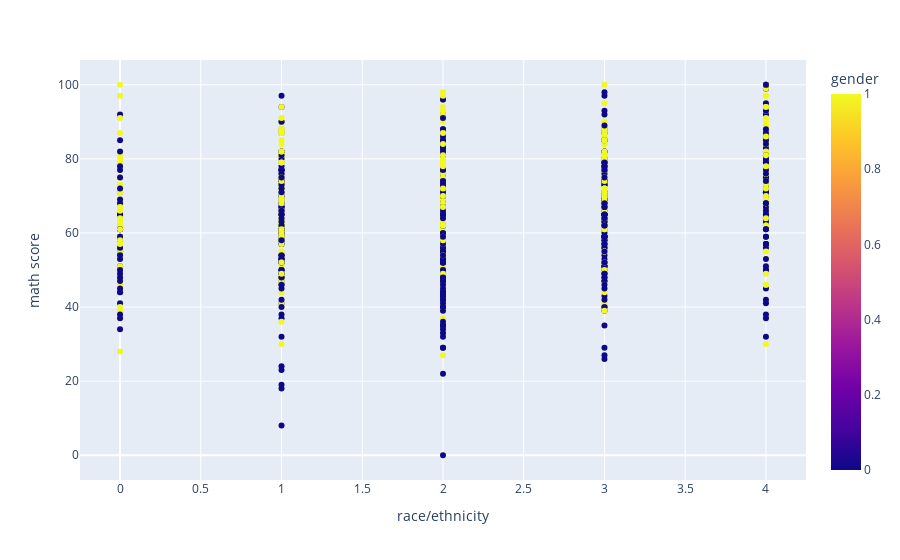
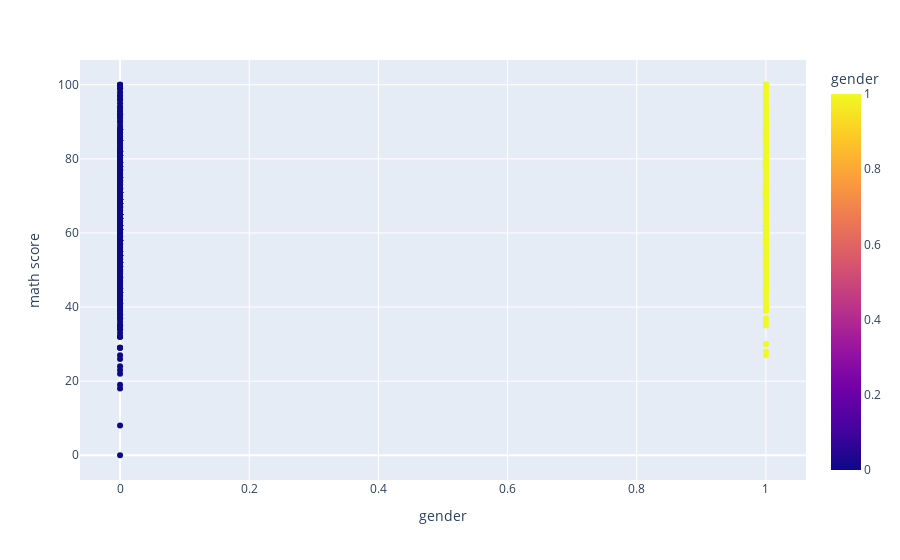
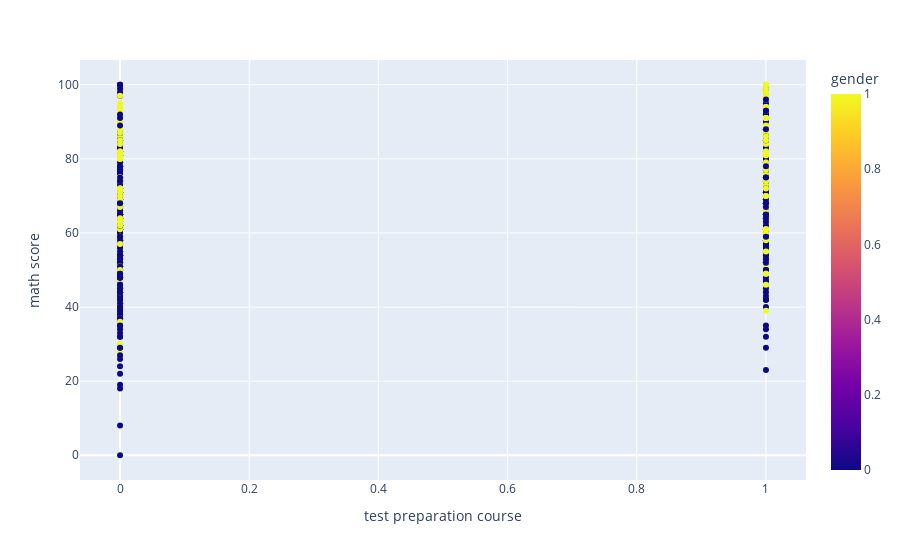
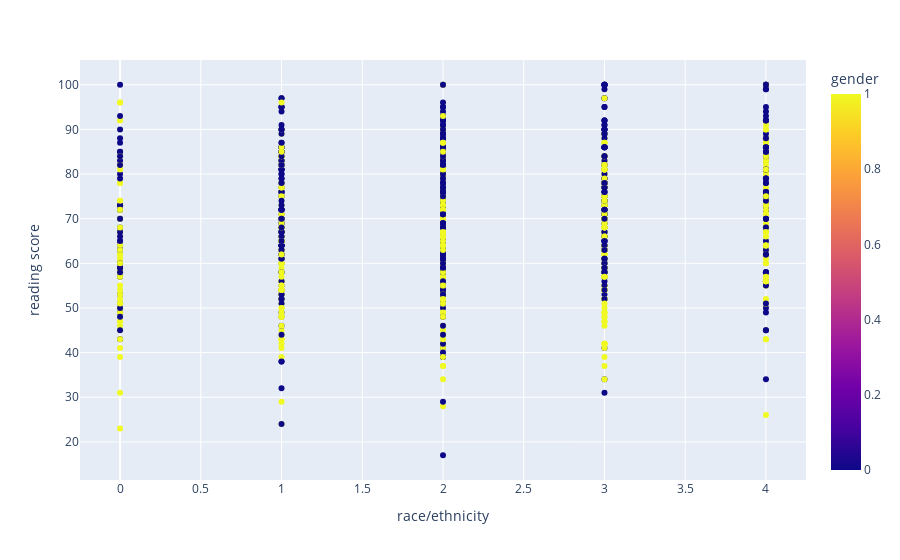

Notebook cell for these charts, in order:
### Code cell
import plotly.express as px
fig = px.scatter(df, x='race/ethnicity', y='math score', color='gender', hover_data=['test preparation course'])
fig.show()

fig = px.scatter(df, x='gender', y='math score', color='gender', hover_data=['test preparation course'])
fig.show()

fig = px.scatter(df, x='test preparation course', y='math score', color='gender', hover_data=['race/ethnicity'])
fig.show()

fig = px.scatter(df, x='race/ethnicity', y='reading score', color='gender', hover_data=['test preparation course'])
fig.show()

fig = px.scatter(df, x='gender', y='reading score', color='gender', hover_data=['test preparation course'])
fig.show()

fig = px.scatter(df, x='test preparation course', y='reading score', color='gender', hover_data=['race/ethnicity'])
fig.show()

fig = px.scatter(df, x='race/ethnicity', y='writing score', color='gender', hover_data=['test preparation course'])
fig.show()

fig = px.scatter(df, x='gender', y='writing score', color='gender', hover_data=['test preparation course'])
fig.show()

fig = px.scatter(df, x='test preparation course', y='writing score', color='gender', hover_data=['race/ethnicity'])
fig.show()

### Figure 1 — Plotly figure (JSON) as saved in the notebook; plotly's stock layout.template omitted (floating-point values rounded to 4 significant figures; data arrays with more than 128 entries replaced by an {"elided": "..."} marker saying what was removed)
{"data": [{"customdata": {"elided": "1000x1 int values"}, "hovertemplate": "race/ethnicity=%{x}<br>math score=%{y}<br>test preparation course=%{customdata[0]}<br>gender=%{marker.color}<extra></extra>", "legendgroup": "", "marker": {"color": {"elided": "1000 int values"}, "coloraxis": "coloraxis", "symbol": "circle"}, "mode": "markers", "name": "", "orientation": "v", "showlegend": false, "type": "scatter", "x": {"elided": "1000 int values"}, "xaxis": "x", "y": {"elided": "1000 int values"}, "yaxis": "y"}], "layout": {"coloraxis": {"colorbar": {"title": {"text": "gender"}}, "colorscale": [[0, "#0d0887"], [0.1111, "#46039f"], [0.2222, "#7201a8"], [0.3333, "#9c179e"], [0.4444, "#bd3786"], [0.5556, "#d8576b"], [0.6667, "#ed7953"], [0.7778, "#fb9f3a"], [0.8889, "#fdca26"], [1, "#f0f921"]]}, "legend": {"tracegroupgap": 0}, "margin": {"t": 60}, "xaxis": {"anchor": "y", "domain": [0, 1], "title": {"text": "race/ethnicity"}}, "yaxis": {"anchor": "x", "domain": [0, 1], "title": {"text": "math score"}}}}

### Figure 2 — Plotly figure (JSON) as saved in the notebook; plotly's stock layout.template omitted (floating-point values rounded to 4 significant figures; data arrays with more than 128 entries replaced by an {"elided": "..."} marker saying what was removed)
{"data": [{"customdata": {"elided": "1000x1 int values"}, "hovertemplate": "gender=%{marker.color}<br>math score=%{y}<br>test preparation course=%{customdata[0]}<extra></extra>", "legendgroup": "", "marker": {"color": {"elided": "1000 int values"}, "coloraxis": "coloraxis", "symbol": "circle"}, "mode": "markers", "name": "", "orientation": "v", "showlegend": false, "type": "scatter", "x": {"elided": "1000 int values"}, "xaxis": "x", "y": {"elided": "1000 int values"}, "yaxis": "y"}], "layout": {"coloraxis": {"colorbar": {"title": {"text": "gender"}}, "colorscale": [[0, "#0d0887"], [0.1111, "#46039f"], [0.2222, "#7201a8"], [0.3333, "#9c179e"], [0.4444, "#bd3786"], [0.5556, "#d8576b"], [0.6667, "#ed7953"], [0.7778, "#fb9f3a"], [0.8889, "#fdca26"], [1, "#f0f921"]]}, "legend": {"tracegroupgap": 0}, "margin": {"t": 60}, "xaxis": {"anchor": "y", "domain": [0, 1], "title": {"text": "gender"}}, "yaxis": {"anchor": "x", "domain": [0, 1], "title": {"text": "math score"}}}}

### Figure 3 — Plotly figure (JSON) as saved in the notebook; plotly's stock layout.template omitted (floating-point values rounded to 4 significant figures; data arrays with more than 128 entries replaced by an {"elided": "..."} marker saying what was removed)
{"data": [{"customdata": {"elided": "1000x1 int values"}, "hovertemplate": "test preparation course=%{x}<br>math score=%{y}<br>race/ethnicity=%{customdata[0]}<br>gender=%{marker.color}<extra></extra>", "legendgroup": "", "marker": {"color": {"elided": "1000 int values"}, "coloraxis": "coloraxis", "symbol": "circle"}, "mode": "markers", "name": "", "orientation": "v", "showlegend": false, "type": "scatter", "x": {"elided": "1000 int values"}, "xaxis": "x", "y": {"elided": "1000 int values"}, "yaxis": "y"}], "layout": {"coloraxis": {"colorbar": {"title": {"text": "gender"}}, "colorscale": [[0, "#0d0887"], [0.1111, "#46039f"], [0.2222, "#7201a8"], [0.3333, "#9c179e"], [0.4444, "#bd3786"], [0.5556, "#d8576b"], [0.6667, "#ed7953"], [0.7778, "#fb9f3a"], [0.8889, "#fdca26"], [1, "#f0f921"]]}, "legend": {"tracegroupgap": 0}, "margin": {"t": 60}, "xaxis": {"anchor": "y", "domain": [0, 1], "title": {"text": "test preparation course"}}, "yaxis": {"anchor": "x", "domain": [0, 1], "title": {"text": "math score"}}}}

### Figure 4 — Plotly figure (JSON) as saved in the notebook; plotly's stock layout.template omitted (floating-point values rounded to 4 significant figures; data arrays with more than 128 entries replaced by an {"elided": "..."} marker saying what was removed)
{"data": [{"customdata": {"elided": "1000x1 int values"}, "hovertemplate": "race/ethnicity=%{x}<br>reading score=%{y}<br>test preparation course=%{customdata[0]}<br>gender=%{marker.color}<extra></extra>", "legendgroup": "", "marker": {"color": {"elided": "1000 int values"}, "coloraxis": "coloraxis", "symbol": "circle"}, "mode": "markers", "name": "", "orientation": "v", "showlegend": false, "type": "scatter", "x": {"elided": "1000 int values"}, "xaxis": "x", "y": {"elided": "1000 int values"}, "yaxis": "y"}], "layout": {"coloraxis": {"colorbar": {"title": {"text": "gender"}}, "colorscale": [[0, "#0d0887"], [0.1111, "#46039f"], [0.2222, "#7201a8"], [0.3333, "#9c179e"], [0.4444, "#bd3786"], [0.5556, "#d8576b"], [0.6667, "#ed7953"], [0.7778, "#fb9f3a"], [0.8889, "#fdca26"], [1, "#f0f921"]]}, "legend": {"tracegroupgap": 0}, "margin": {"t": 60}, "xaxis": {"anchor": "y", "domain": [0, 1], "title": {"text": "race/ethnicity"}}, "yaxis": {"anchor": "x", "domain": [0, 1], "title": {"text": "reading score"}}}}
